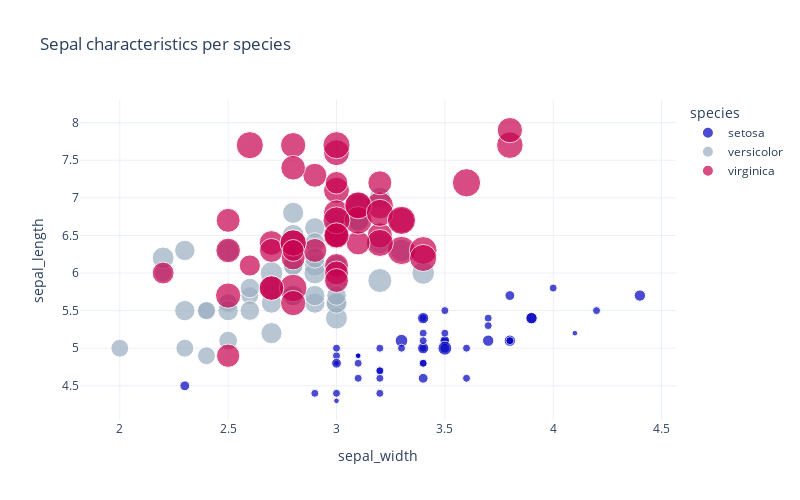

The code cell stored with this chart in its notebook:
### Markdown cell above
## Relationship

### Code cell
# Categorical data
df = px.data.iris()
fig = px.scatter(
    df,
    x="sepal_width",
    y="sepal_length",
    color="species",
    size="petal_width",
    title="Sepal characteristics per species",
)

fig.update_layout(
    width=800,
    height=500,
)

fig.show()

### Figure 1 — Plotly figure (JSON) as saved in the notebook; plotly's stock layout.template omitted (floating-point values rounded to 4 significant figures)
{"data": [{"hovertemplate": "species=setosa<br>sepal_width=%{x}<br>sepal_length=%{y}<br>petal_width=%{marker.size}<extra></extra>", "legendgroup": "setosa", "marker": {"color": "#0000bf", "size": [0.2, 0.2, 0.2, 0.2, 0.2, 0.4, 0.3, 0.2, 0.2, 0.1, 0.2, 0.2, 0.1, 0.1, 0.2, 0.4, 0.4, 0.3, 0.3, 0.3, 0.2, 0.4, 0.2, 0.5, 0.2, 0.2, 0.4, 0.2, 0.2, 0.2, 0.2, 0.4, 0.1, 0.2, 0.1, 0.2, 0.2, 0.1, 0.2, 0.2, 0.3, 0.3, 0.2, 0.6, 0.4, 0.3, 0.2, 0.2, 0.2, 0.2], "sizemode": "area", "sizeref": 0.00625, "symbol": "circle"}, "mode": "markers", "name": "setosa", "orientation": "v", "showlegend": true, "type": "scatter", "x": [3.5, 3, 3.2, 3.1, 3.6, 3.9, 3.4, 3.4, 2.9, 3.1, 3.7, 3.4, 3, 3, 4, 4.4, 3.9, 3.5, 3.8, 3.8, 3.4, 3.7, 3.6, 3.3, 3.4, 3, 3.4, 3.5, 3.4, 3.2, 3.1, 3.4, 4.1, 4.2, 3.1, 3.2, 3.5, 3.1, 3, 3.4, 3.5, 2.3, 3.2, 3.5, 3.8, 3, 3.8, 3.2, 3.7, 3.3], "xaxis": "x", "y": [5.1, 4.9, 4.7, 4.6, 5, 5.4, 4.6, 5, 4.4, 4.9, 5.4, 4.8, 4.8, 4.3, 5.8, 5.7, 5.4, 5.1, 5.7, 5.1, 5.4, 5.1, 4.6, 5.1, 4.8, 5, 5, 5.2, 5.2, 4.7, 4.8, 5.4, 5.2, 5.5, 4.9, 5, 5.5, 4.9, 4.4, 5.1, 5, 4.5, 4.4, 5, 5.1, 4.8, 5.1, 4.6, 5.3, 5], "yaxis": "y"}, {"hovertemplate": "species=versicolor<br>sepal_width=%{x}<br>sepal_length=%{y}<br>petal_width=%{marker.size}<extra></extra>", "legendgroup": "versicolor", "marker": {"color": "#9baec1", "size": [1.4, 1.5, 1.5, 1.3, 1.5, 1.3, 1.6, 1, 1.3, 1.4, 1, 1.5, 1, 1.4, 1.3, 1.4, 1.5, 1, 1.5, 1.1, 1.8, 1.3, 1.5, 1.2, 1.3, 1.4, 1.4, 1.7, 1.5, 1, 1.1, 1, 1.2, 1.6, 1.5, 1.6, 1.5, 1.3, 1.3, 1.3, 1.2, 1.4, 1.2, 1, 1.3, 1.2, 1.3, 1.3, 1.1, 1.3], "sizemode": "area", "sizeref": 0.00625, "symbol": "circle"}, "mode": "markers", "name": "versicolor", "orientation": "v", "showlegend": true, "type": "scatter", "x": [3.2, 3.2, 3.1, 2.3, 2.8, 2.8, 3.3, 2.4, 2.9, 2.7, 2, 3, 2.2, 2.9, 2.9, 3.1, 3, 2.7, 2.2, 2.5, 3.2, 2.8, 2.5, 2.8, 2.9, 3, 2.8, 3, 2.9, 2.6, 2.4, 2.4, 2.7, 2.7, 3, 3.4, 3.1, 2.3, 3, 2.5, 2.6, 3, 2.6, 2.3, 2.7, 3, 2.9, 2.9, 2.5, 2.8], "xaxis": "x", "y": [7, 6.4, 6.9, 5.5, 6.5, 5.7, 6.3, 4.9, 6.6, 5.2, 5, 5.9, 6, 6.1, 5.6, 6.7, 5.6, 5.8, 6.2, 5.6, 5.9, 6.1, 6.3, 6.1, 6.4, 6.6, 6.8, 6.7, 6, 5.7, 5.5, 5.5, 5.8, 6, 5.4, 6, 6.7, 6.3, 5.6, 5.5, 5.5, 6.1, 5.8, 5, 5.6, 5.7, 5.7, 6.2, 5.1, 5.7], "yaxis": "y"}, {"hovertemplate": "species=virginica<br>sepal_width=%{x}<br>sepal_length=%{y}<br>petal_width=%{marker.size}<extra></extra>", "legendgroup": "virginica", "marker": {"color": "#c7014f", "size": [2.5, 1.9, 2.1, 1.8, 2.2, 2.1, 1.7, 1.8, 1.8, 2.5, 2, 1.9, 2.1, 2, 2.4, 2.3, 1.8, 2.2, 2.3, 1.5, 2.3, 2, 2, 1.8, 2.1, 1.8, 1.8, 1.8, 2.1, 1.6, 1.9, 2, 2.2, 1.5, 1.4, 2.3, 2.4, 1.8, 1.8, 2.1, 2.4, 2.3, 1.9, 2.3, 2.5, 2.3, 1.9, 2, 2.3, 1.8], "sizemode": "area", "sizeref": 0.00625, "symbol": "circle"}, "mode": "markers", "name": "virginica", "orientation": "v", "showlegend": true, "type": "scatter", "x": [3.3, 2.7, 3, 2.9, 3, 3, 2.5, 2.9, 2.5, 3.6, 3.2, 2.7, 3, 2.5, 2.8, 3.2, 3, 3.8, 2.6, 2.2, 3.2, 2.8, 2.8, 2.7, 3.3, 3.2, 2.8, 3, 2.8, 3, 2.8, 3.8, 2.8, 2.8, 2.6, 3, 3.4, 3.1, 3, 3.1, 3.1, 3.1, 2.7, 3.2, 3.3, 3, 2.5, 3, 3.4, 3], "xaxis": "x", "y": [6.3, 5.8, 7.1, 6.3, 6.5, 7.6, 4.9, 7.3, 6.7, 7.2, 6.5, 6.4, 6.8, 5.7, 5.8, 6.4, 6.5, 7.7, 7.7, 6, 6.9, 5.6, 7.7, 6.3, 6.7, 7.2, 6.2, 6.1, 6.4, 7.2, 7.4, 7.9, 6.4, 6.3, 6.1, 7.7, 6.3, 6.4, 6, 6.9, 6.7, 6.9, 5.8, 6.8, 6.7, 6.7, 6.3, 6.5, 6.2, 5.9], "yaxis": "y"}], "layout": {"height": 500, "legend": {"itemsizing": "constant", "title": {"text": "species"}, "tracegroupgap": 0}, "title": {"text": "Sepal characteristics per species"}, "width": 800, "xaxis": {"anchor": "y", "domain": [0, 1], "title": {"text": "sepal_width"}}, "yaxis": {"anchor": "x", "domain": [0, 1], "title": {"text": "sepal_length"}}}}
